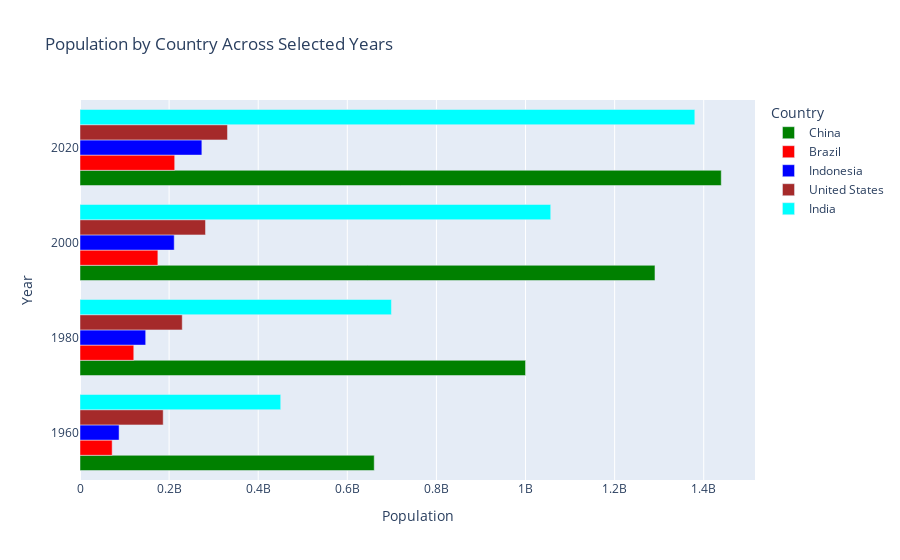

Here is the notebook cell this chart was saved with:
### Code cell
# horizontal bar plots

df_sample1 = df_population[df_population['country'].isin(['United States','India','China','Indonesia','Brazil'])]
df_sample1 = df_sample1[df_sample1['year'].isin([1960,1980,2000,2020])]
df_sample1

fig = px.bar(df_sample1, y='year', x='population', color='country',
             barmode='group',
             labels={'year': 'Year', 'population': 'Population', 'country': 'Country'},
             color_discrete_sequence=['green','red','blue','brown','cyan'],
             title='Population by Country Across Selected Years',orientation="h")

fig.show()

### Figure 1 — Plotly figure (JSON) as saved in the notebook; plotly's stock layout.template omitted (floating-point values rounded to 4 significant figures)
{"data": [{"alignmentgroup": "True", "hovertemplate": "Country=China<br>Population=%{x}<br>Year=%{y}<extra></extra>", "legendgroup": "China", "marker": {"color": "green", "pattern": {"shape": ""}}, "name": "China", "offsetgroup": "China", "orientation": "h", "showlegend": true, "textposition": "auto", "type": "bar", "x": [1439000000.0, 1291000000.0, 1000000000.0, 660400000.0], "xaxis": "x", "y": [2020.0, 2000.0, 1980.0, 1960.0], "yaxis": "y"}, {"alignmentgroup": "True", "hovertemplate": "Country=Brazil<br>Population=%{x}<br>Year=%{y}<extra></extra>", "legendgroup": "Brazil", "marker": {"color": "red", "pattern": {"shape": ""}}, "name": "Brazil", "offsetgroup": "Brazil", "orientation": "h", "showlegend": true, "textposition": "auto", "type": "bar", "x": [212600000.0, 174800000.0, 120700000.0, 72180000.0], "xaxis": "x", "y": [2020.0, 2000.0, 1980.0, 1960.0], "yaxis": "y"}, {"alignmentgroup": "True", "hovertemplate": "Country=Indonesia<br>Population=%{x}<br>Year=%{y}<extra></extra>", "legendgroup": "Indonesia", "marker": {"color": "blue", "pattern": {"shape": ""}}, "name": "Indonesia", "offsetgroup": "Indonesia", "orientation": "h", "showlegend": true, "textposition": "auto", "type": "bar", "x": [273500000.0, 211500000.0, 147400000.0, 87750000.0], "xaxis": "x", "y": [2020.0, 2000.0, 1980.0, 1960.0], "yaxis": "y"}, {"alignmentgroup": "True", "hovertemplate": "Country=United States<br>Population=%{x}<br>Year=%{y}<extra></extra>", "legendgroup": "United States", "marker": {"color": "brown", "pattern": {"shape": ""}}, "name": "United States", "offsetgroup": "United States", "orientation": "h", "showlegend": true, "textposition": "auto", "type": "bar", "x": [331000000.0, 281700000.0, 229500000.0, 186700000.0], "xaxis": "x", "y": [2020.0, 2000.0, 1980.0, 1960.0], "yaxis": "y"}, {"alignmentgroup": "True", "hovertemplate": "Country=India<br>Population=%{x}<br>Year=%{y}<extra></extra>", "legendgroup": "India", "marker": {"color": "cyan", "pattern": {"shape": ""}}, "name": "India", "offsetgroup": "India", "orientation": "h", "showlegend": true, "textposition": "auto", "type": "bar", "x": [1380000000.0, 1057000000.0, 699000000.0, 450500000.0], "xaxis": "x", "y": [2020.0, 2000.0, 1980.0, 1960.0], "yaxis": "y"}], "layout": {"barmode": "group", "legend": {"title": {"text": "Country"}, "tracegroupgap": 0}, "title": {"text": "Population by Country Across Selected Years"}, "xaxis": {"anchor": "y", "domain": [0, 1], "title": {"text": "Population"}}, "yaxis": {"anchor": "x", "domain": [0, 1], "title": {"text": "Year"}}}}
